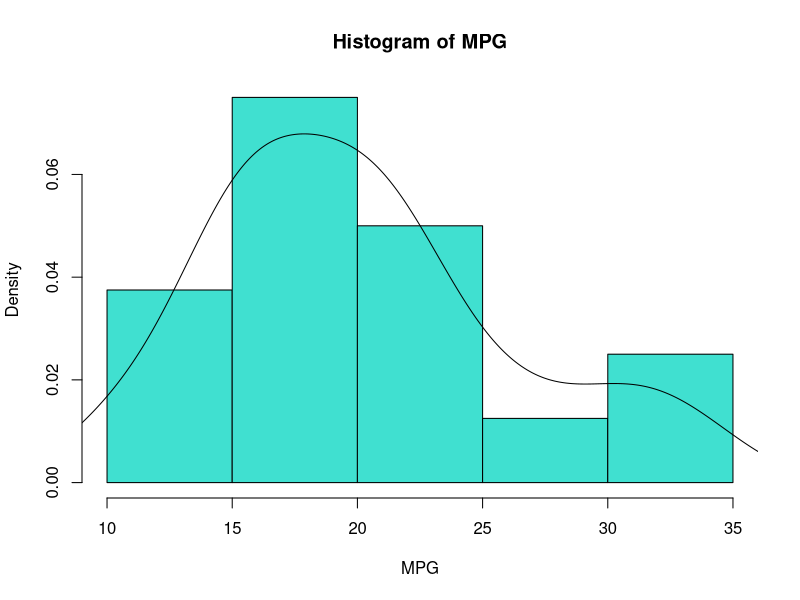
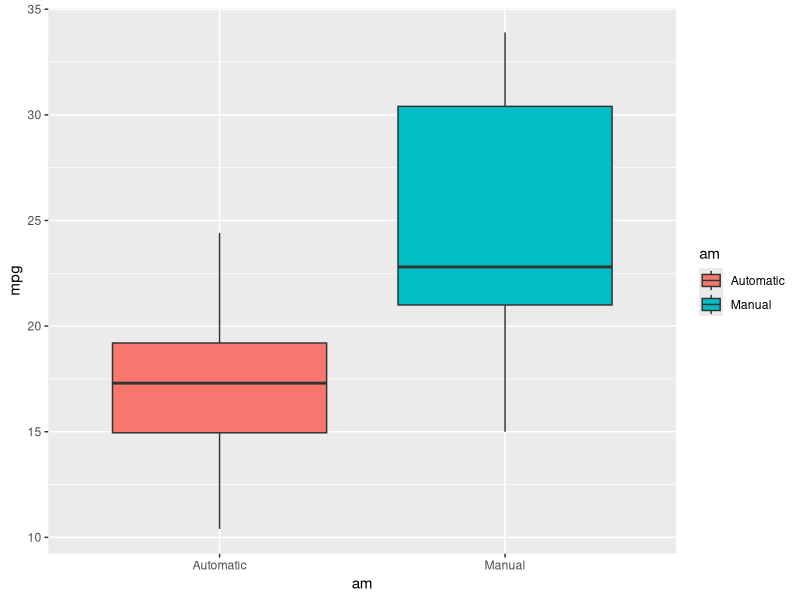
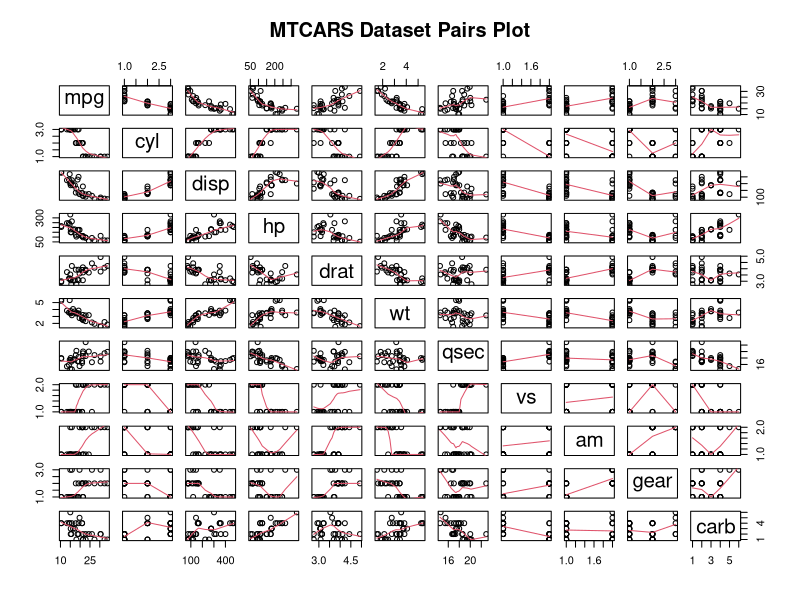
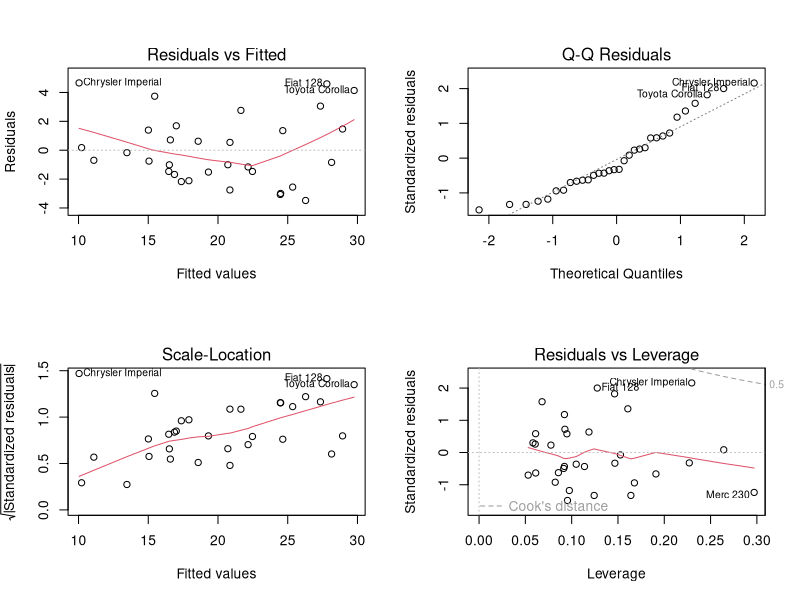

The R script that drew these images, in order:
## ---- chunk 1
data(mtcars)
mtcars$am <- as.factor(mtcars$am)
levels(mtcars$am) <- c("Automatic", "Manual")
mtcars$cyl <- factor(mtcars$cyl)
mtcars$vs <- factor(mtcars$vs)
mtcars$gear <- factor(mtcars$gear)
mtcars$carb <- factor(mtcars$carb)
## ---- chunk 2
base_model <- lm(mpg ~ am, mtcars)
base_model$coef 
## ---- chunk 3
Amean <- round(base_model$coef[1], 2)
Mmean <- round(base_model$coef[2], 2) + Amean
## ---- chunk 4
#All Variables included
all_model <- lm(mpg ~ am +cyl + disp + hp + drat + wt + qsec + vs + gear + carb, mtcars)
summary(all_model)

#Remove gear and carb
model3 <- update(all_model, .~.-gear-carb)
summary(model3)

#Remove disp, drat, VS
model4 <- update(model3, .~.-disp-drat-vs)
summary(model4)

#Remove hp
model5 <- update(model4, .~.-cyl)
summary(model5)

#Remove cyl
model6 <- update(model5, .~.-hp)
summary(model6)

model7 <- update(model6, .~.-qsec)
summary(model7)
final_test <- anova(all_model, model3, model4, model5, model6, model7)

## ---- chunk 5
summary(model6)$coef
## ---- chunk 6
dfb <- dfbetas(model6)
dfb[which(abs(dfb)>1)]
## ---- chunk 7
mtcars[mtcars$wt>5, c("mpg","wt","qsec", "am")]
## ---- chunk 8
hist(mtcars$mpg, prob=TRUE, xlab= "MPG", main= "Histogram of MPG", col="turquoise")
lines(density(mtcars$mpg))
## ---- chunk 9
library(ggplot2)
g <- ggplot(mtcars, aes(am ,mpg))
g <- g + geom_boxplot(aes(fill=am)) 
g
## ---- chunk 10
pairs(mtcars, main="MTCARS Dataset Pairs Plot", panel=panel.smooth)
## ---- chunk 11
par(mfrow = c(2, 2))
plot(model6)
## ---- chunk 12
final_test
